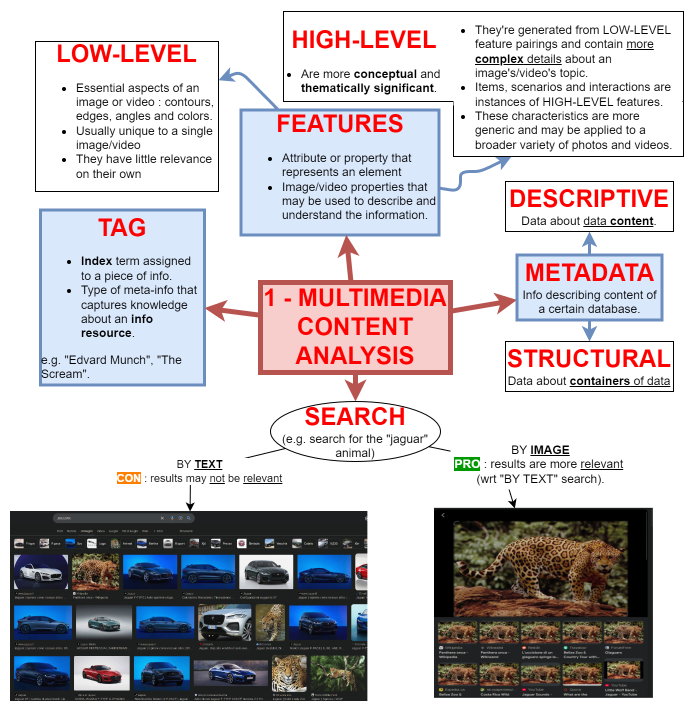
#> input picture images/1 - Multimedia Content Analysis.drawio.png, 1388 x 1424 px (shown at 1/2 size); its folder holds only this picture in this run
$ python main.py
#> lines starting #> are read from the running program, lines starting #| are printed output that depends on the picture
from PIL import Image
import cv2
import os
import numpy as np
import math

CUR_DIR = os.path.realpath(__file__).replace("\\","/")
FILENAME = CUR_DIR.split("/")[-1]
CUR_DIR = CUR_DIR.replace(FILENAME, "")

# define input folder and make sure it exists
IMAGES_DIR = os.path.join(CUR_DIR, 'images')
if not os.path.exists(IMAGES_DIR):
    os.mkdir(IMAGES_DIR)

# define output folder and make sure it exists
IMAGES_DIR_OUT = os.path.join(CUR_DIR, "images_out")
if not os.path.exists(IMAGES_DIR_OUT):
    os.mkdir(IMAGES_DIR_OUT)

# read filenames of images in the IMAGES_DIR path
images = os.listdir(IMAGES_DIR)

# define final output ratio for images
RATIO_OUT = math.sqrt(2)

for image in images:
    print(image)

    # use PIL for reading images since cv2 suffers of the "large tEXt chunks" bug of libpng
    img = Image.open(os.path.join(IMAGES_DIR, image)).convert('RGB')
    img_cv = np.array(img)[:, :, ::-1].copy()    # Convert RGB to BGR

    print(img_cv.shape)
#| (1424, 1388, 3)
    width = float(img_cv.shape[1])
#> width = 1388
    height = float(img_cv.shape[0])
#> height = 1424
    ratio = width/height
#> ratio = 0.975

    if ratio >= RATIO_OUT:  # longer than needed => increase height
        height = int(width / RATIO_OUT)
    else:                    # higher than needed => increase width
        width = int(height * RATIO_OUT)
#> width = 2013

    width = int(width)
    height = int(height)

    print("\n")
    resized = cv2.resize(img_cv,(width,height),interpolation = cv2.INTER_LANCZOS4)
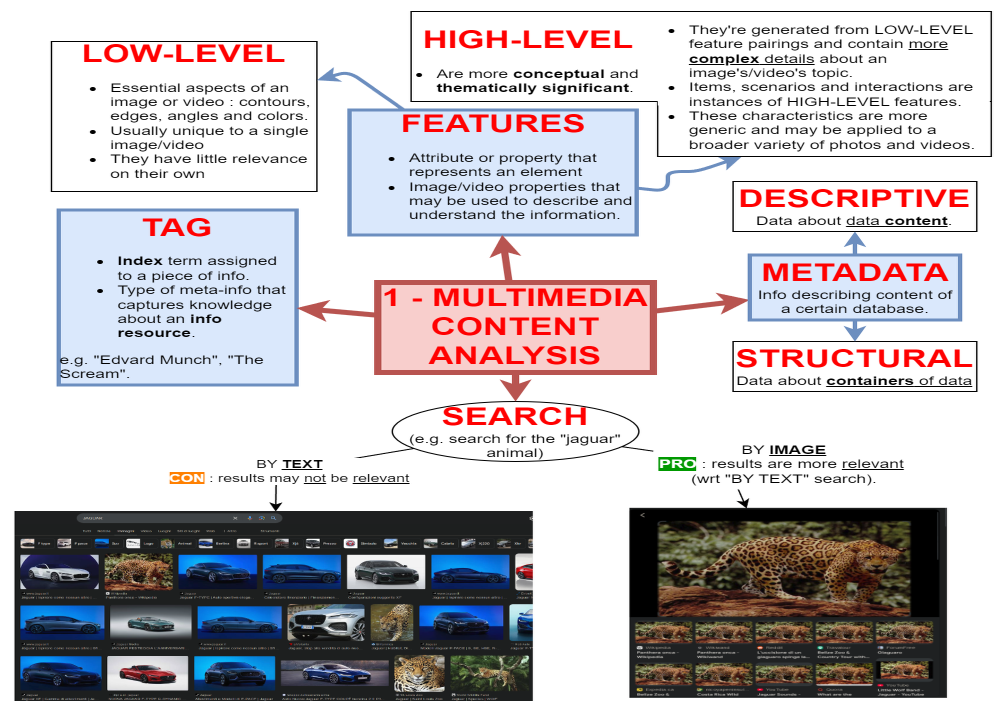
#> resized: shape (1424, 2013, 3) (shown at 1/2 size); mean B, G, R 194.5, 191.1, 196.1
    cv2.imwrite(os.path.join(IMAGES_DIR_OUT,image), resized)

$ run again, on images/2-RECOGNITION vs INTUITION.drawio.png
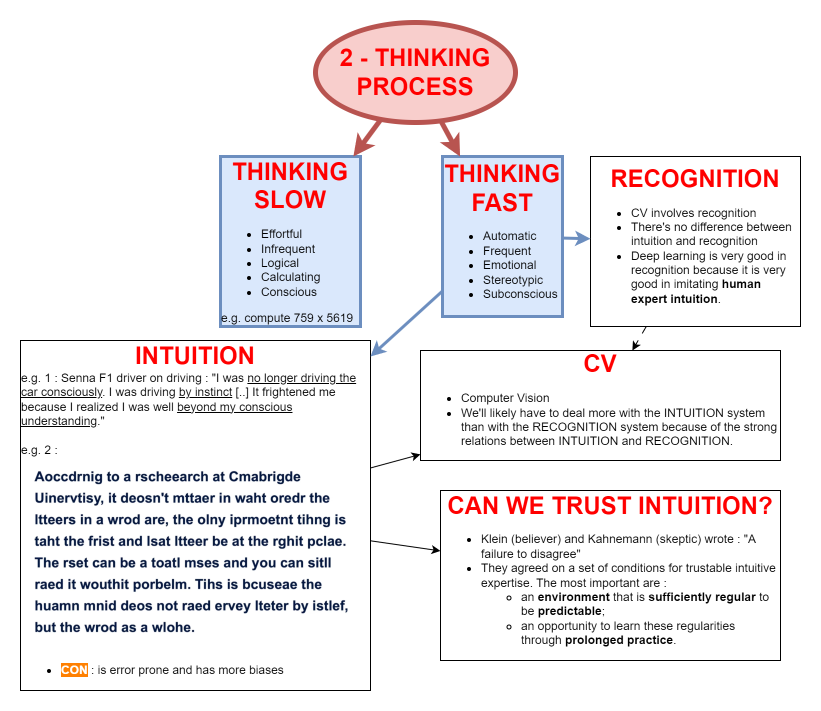
#> input picture images/2-RECOGNITION vs INTUITION.drawio.png, 1642 x 1422 px (shown at 1/2 size)
#| (1422, 1642, 3)
#> `resized = cv2.resize(img_cv,(width,height),interpolation = cv2.INTER_L..`:
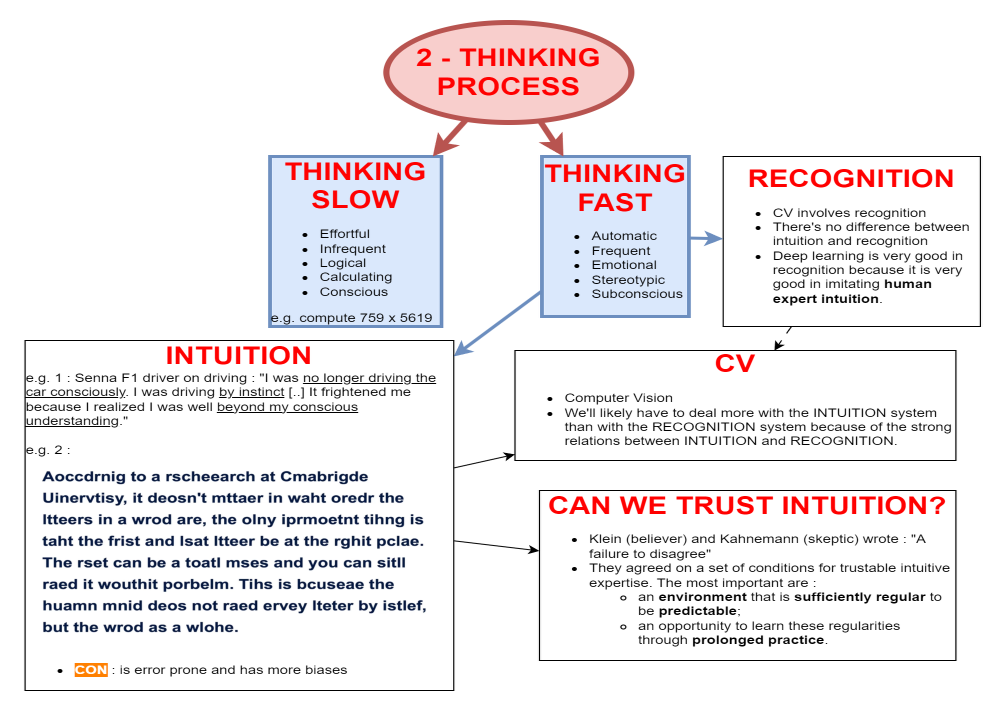
#> resized: shape (1422, 2011, 3) (shown at 1/2 size); mean B, G, R 237.6, 235.6, 240
